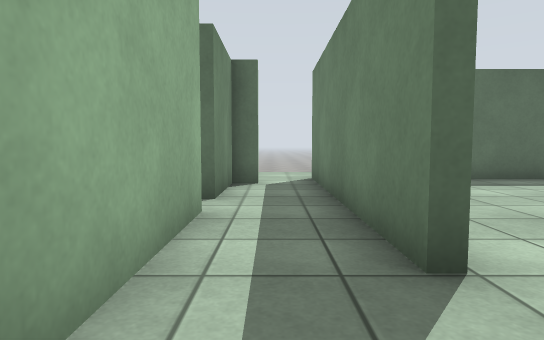
View 1 (above)

24 first-person views from a walk through a robot-simulator world made for Gazebo. The camera is 0.94 m above the floor, tilts 4° down and sees 75° across. The floor is counted in squares, 1 m on a side. Each view is taken from the middle of a square. On the plan, view 1 faces up. The plan holds only what a view shows up to about 12 squares ahead; the rest is blank. The place goes on beyond the plan.

View 2
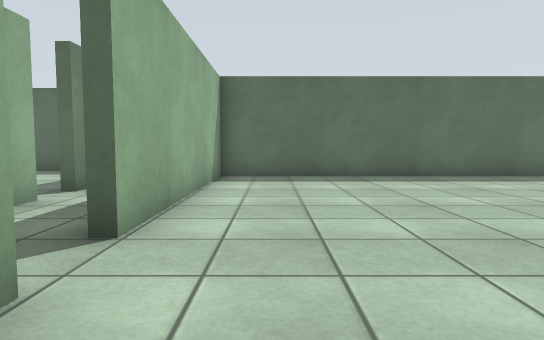

View 3
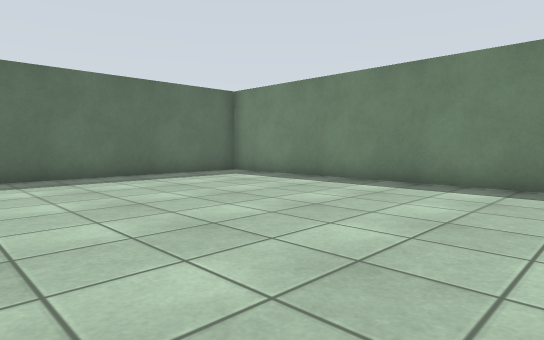

View 4
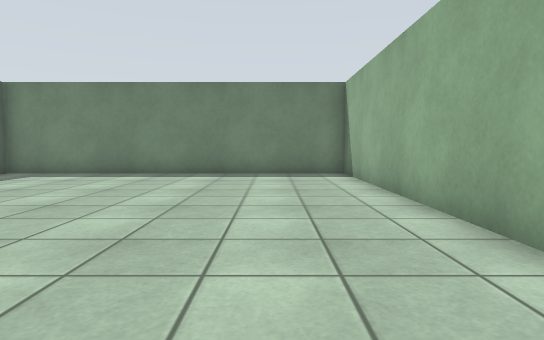

View 5
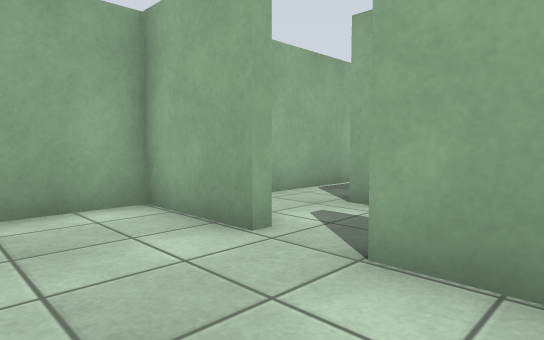

View 6
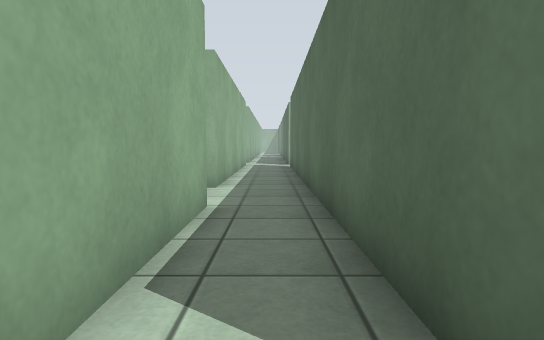

View 7
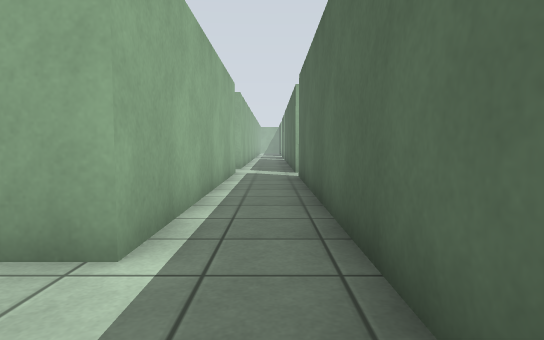

View 8
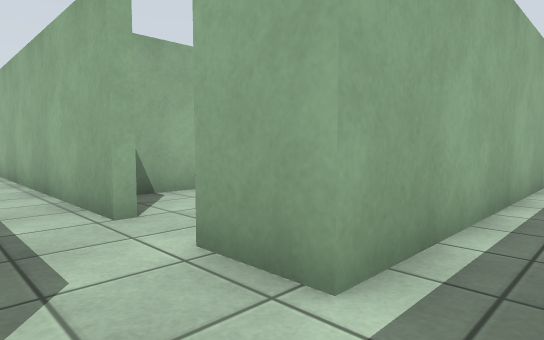

View 9
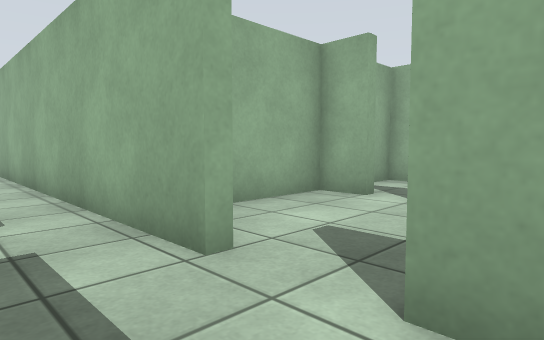

View 10
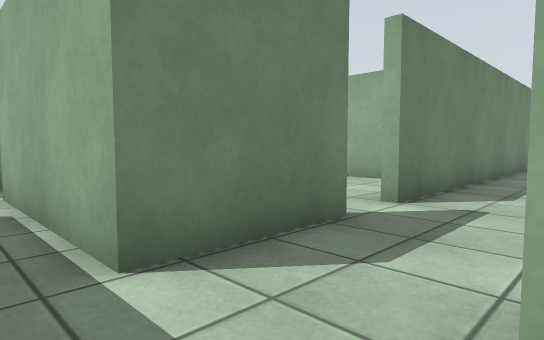

View 11
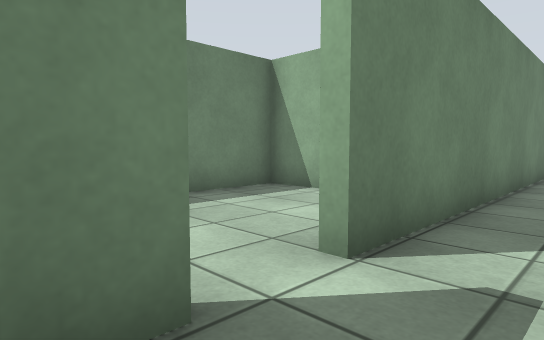

View 12
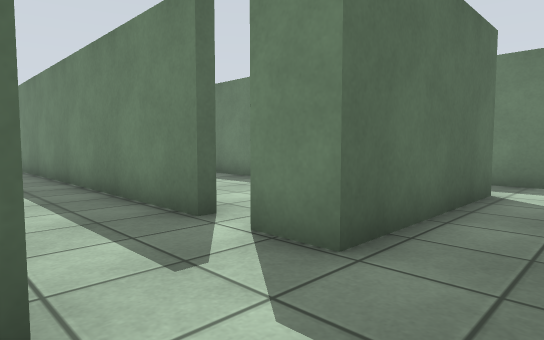

View 13
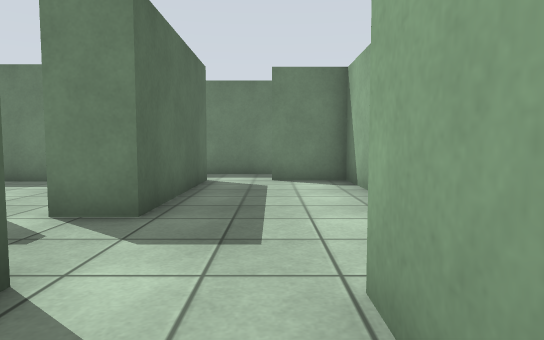

View 14
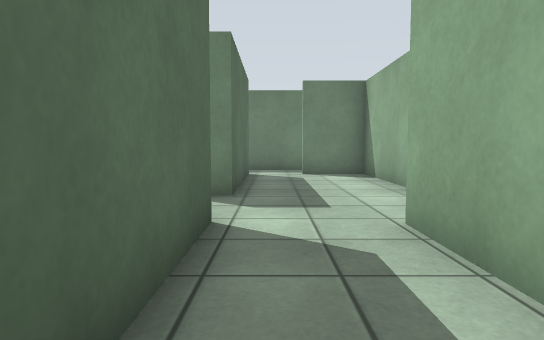

View 15
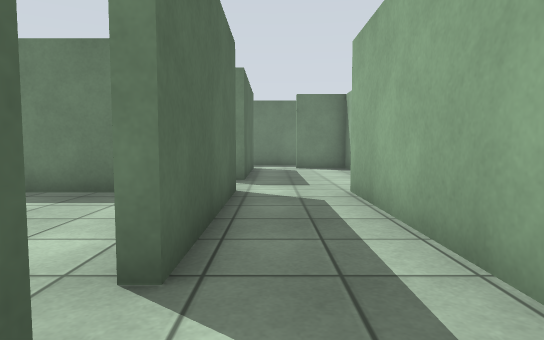

View 16
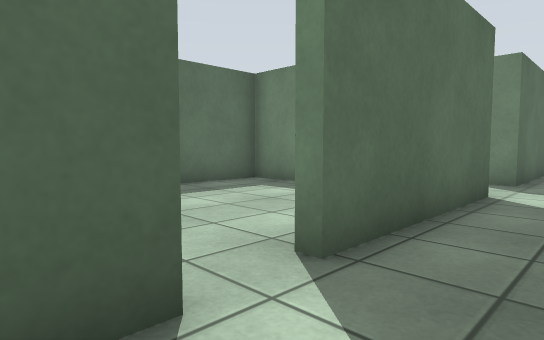

View 17
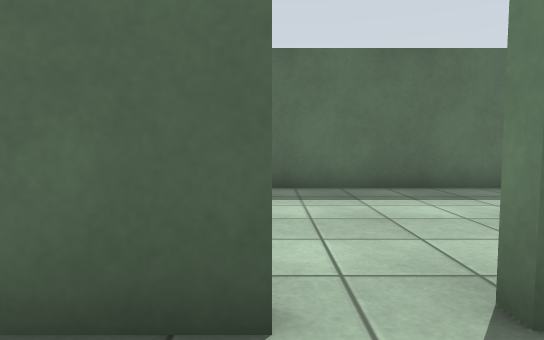

View 18
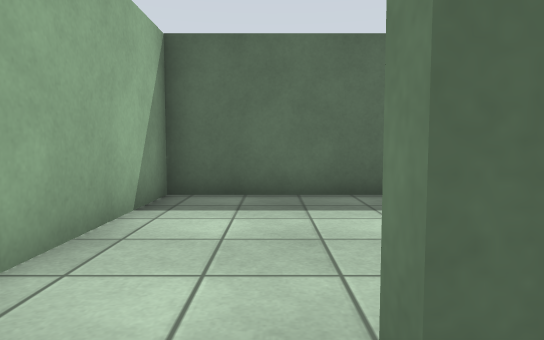

View 19
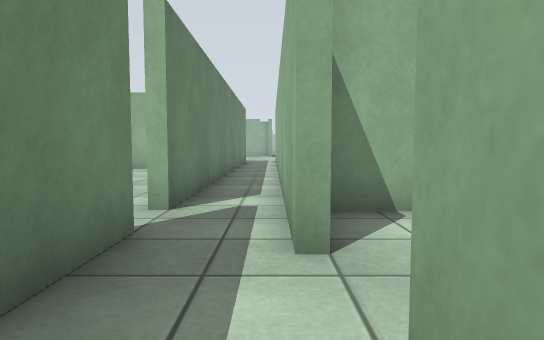

View 20
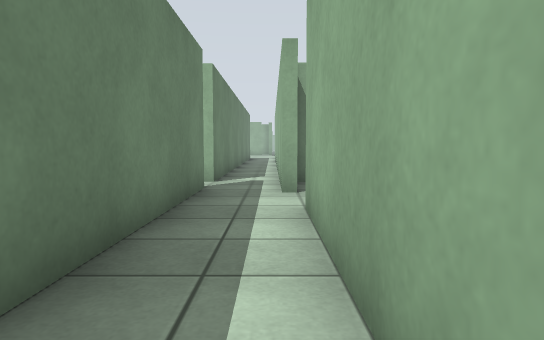

View 21
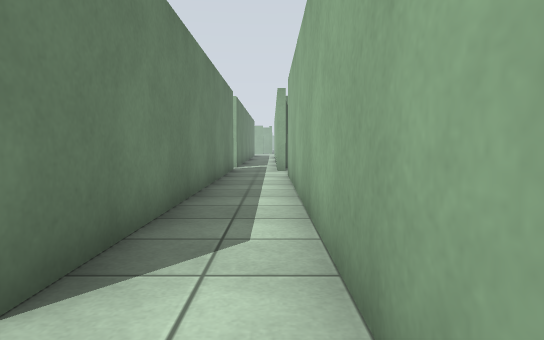

View 22
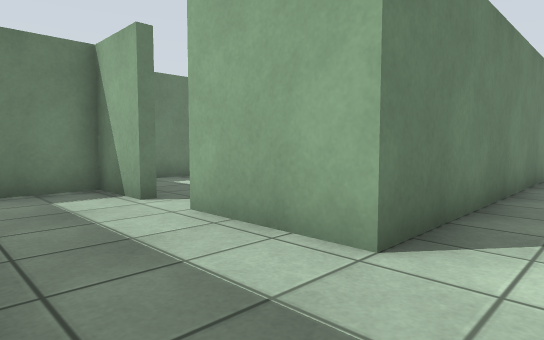

View 23
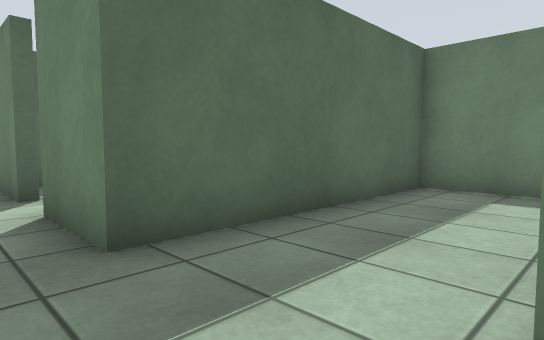

View 24
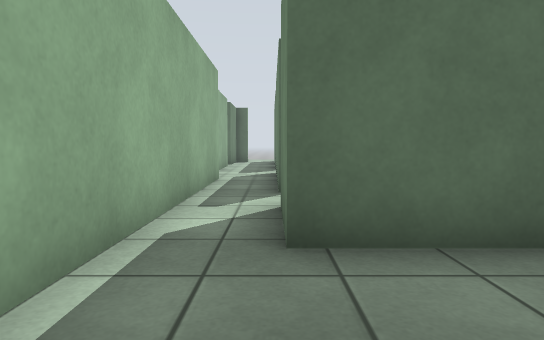

### Floor plan
Ten units are one square. View 1 is at (0, 0); x grows to the right and y downward. Boxes are objects, and circles mark ways between rooms. Rooms are numbered by the first view taken in them; rooms with no view inside come last. Other rooms are left out.
<svg viewBox="-160 -104 302 419">
<path fill="none" stroke="#000" d="M-54 10 -5 10M-10 -8 -155 -8M11 5 11 -5M-155 12 -78 12M50 14 137 14 137 -99M14 -12 14 14 34 14M114 -98 14 -98 14 -25M-54 180 -54 55 -50 55M-76 203 -127 203M-41 240 -5 240 -5 220 -2 220 -2 306M-139 203 -154 203M-130 226 -78 226M-78 45 -78 151M15 229 15 108 45 108M-54 40 -54 10M59 108 78 108 78 78 11 78 11 56M11 40 11 5M-78 12 -78 29M-5 10 -5 203 -54 203 -54 190M15 310 15 240M-127 203 -127 199M-80 179 -80 143 -150 143 -150 185M-81 45 -78 45M-120 55 -120 65 -89 65"/>
<circle cx="-65" cy="15" r="3" fill="#2a7"/>
<circle cx="0" cy="10" r="3" fill="#2a7"/>
<circle cx="-130" cy="200" r="3" fill="#2a7"/>
<circle cx="-80" cy="35" r="3" fill="#2a7"/>
<text x="-70" y="0">1</text>
<text x="70" y="-40">2</text>
<text x="-60" y="150">3</text>
<text x="-120" y="170">4</text>
<text x="-100" y="40">5</text>
</svg>
Room 1 opens to room 3. Room 3 opens to room 4. Room 3 opens to room 5.

Where each view was taken, in squares from view 1:
view 1: 0 up, 0 right, facing up
view 2: 1 down, 3 right, facing up
view 3: 1 down, 5 right, facing up-right
view 4: 1 up, 2 right, facing right
view 5: 4 up, 4 right, facing down-left
view 6: 0 up, 0 right, facing left
view 7: 0 up, 5 left, facing left
view 8: 0 up, 6 left, facing down-left
view 9: 2 down, 6 left, facing down-left
view 10: 0 up, 8 left, facing down-right
view 11: 3 down, 7 left, facing down-right
view 12: 22 down, 8 left, facing up-right
view 13: 22 down, 10 left, facing right
view 14: 21 down, 12 left, facing right
view 15: 21 down, 15 left, facing right
view 16: 22 down, 15 left, facing up-right
view 17: 22 down, 14 left, facing up
view 18: 21 down, 13 left, facing up
view 19: 19 down, 0 right, facing down
view 20: 15 down, 0 right, facing down
view 21: 9 down, 0 right, facing down
view 22: 8 down, 0 right, facing down-right
view 23: 11 down, 0 right, facing up-right
view 24: 11 down, 1 right, facing up
